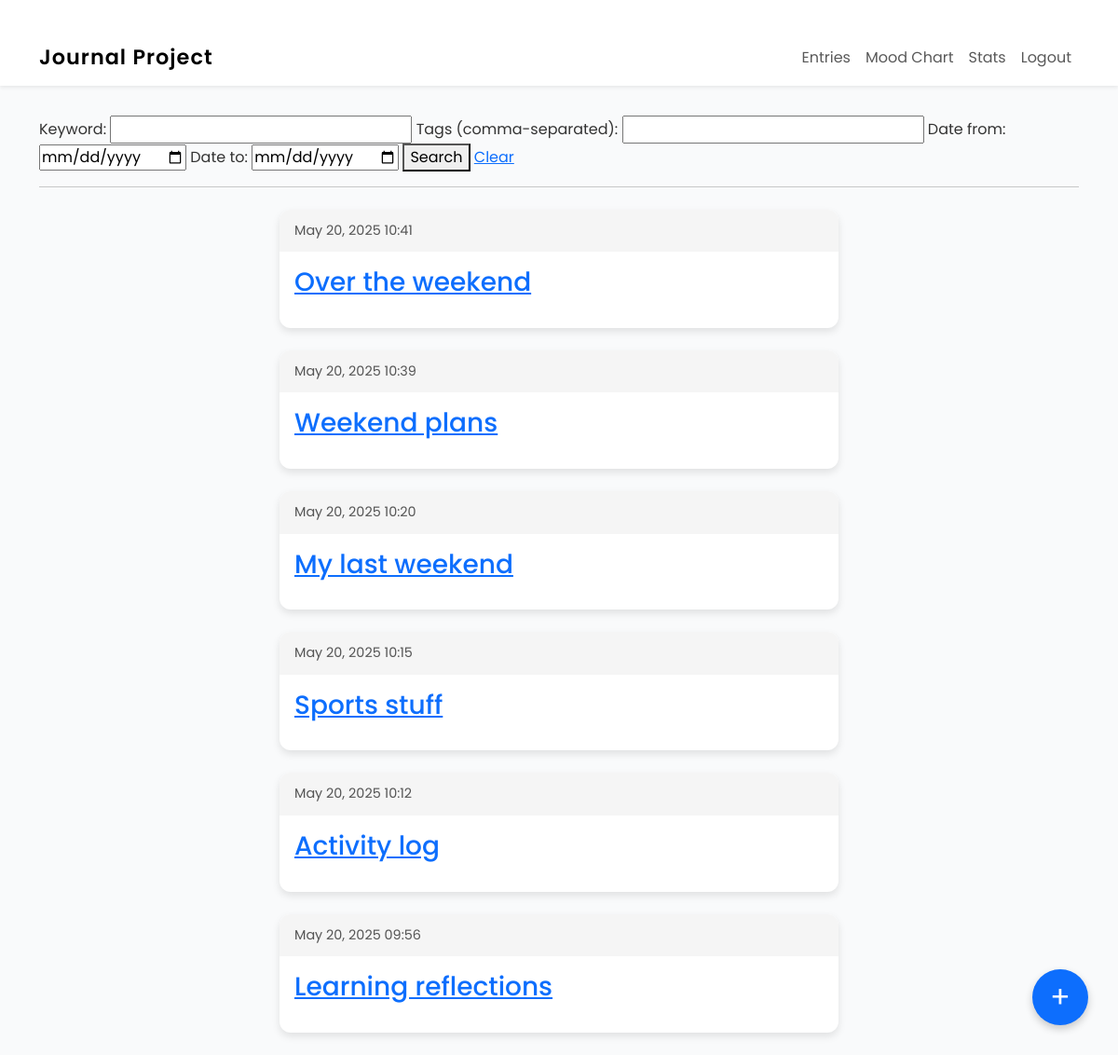
/accounts/ (signed in), run on the app's committed database.
### entries/models.py (models this page shows, shortened)
class Entry(models.Model): # ← uses django to allow the creation of entries in our journal
    title = models.CharField(max_length=200) # ← for entry titles, dates of creation, formatting
    content = RichTextField()
    date_created = models.DateTimeField(default=timezone.now)
    sentiment_score = models.FloatField(null=True, blank=True)
    user = models.ForeignKey(User, on_delete=models.CASCADE)
    tags = TaggableManager(blank=True)   # ← allows comma-separated tags
    image = models.ImageField( # ← allows for images to be uploaded
        upload_to='entry_images/',
        blank=True,
        null=True
    )  # ← optional image upload
    link = models.URLField( # ← stores URLs
        blank=True
    )  # ← optional single link
    class Meta:
        verbose_name_plural = "Entries"

### entries/views.py (the view)
# urls.py: path("", views.EntryListView.as_view(), name="entry-list"),
class EntryListView(ListView):
    model = Entry
    template_name = 'entries/entry_list.html'
    paginate_by = 10
    def get_queryset(self):
        qs = super().get_queryset().order_by('-date_created')
        form = SearchForm(self.request.GET)
        if form.is_valid():
            data = form.cleaned_data
            if data['query']:
                qs = qs.filter(
                    Q(title__icontains=data['query']) |
                    Q(content__icontains=data['query'])
                )
            if data['tags']:
                tag_list = [t.strip() for t in data['tags'].split(',') if t.strip()]
                for tag in tag_list:
                    qs = qs.filter(tags__name__iexact=tag)
            if data['date_from']:
                qs = qs.filter(date_created__date__gte=data['date_from'])
            if data['date_to']:
                qs = qs.filter(date_created__date__lte=data['date_to'])
        return qs
    def get_context_data(self, **kwargs):
        ctx = super().get_context_data(**kwargs)
        ctx['search_form'] = SearchForm(self.request.GET)
        return ctx

### entries/forms.py
class SearchForm(forms.Form):
    query     = forms.CharField(required=False, label="Keyword")
    tags      = forms.CharField(required=False, label="Tags (comma-separated)")
    date_from = forms.DateField(required=False, widget=forms.DateInput(attrs={'type': 'date'}))
    date_to   = forms.DateField(required=False, widget=forms.DateInput(attrs={'type': 'date'}))

### entries/templates/entries/entry_list.html (shortened to what this page needs)
{% extends "entries/base.html" %}
{% block content %}
  <form method="get" class="search-form">
    {{ search_form.query.label_tag }} {{ search_form.query }}
    {{ search_form.tags.label_tag }}  {{ search_form.tags }}
    {{ search_form.date_from.label_tag }} {{ search_form.date_from }}
    {{ search_form.date_to.label_tag }}   {{ search_form.date_to }}
    <button type="submit">Search</button>
    <a href="{% url 'entry-list' %}">Clear</a>
  </form>
  <hr>
  {% for entry in entry_list %}
    <article class="journal-card">
      <header class="journal-card__header">
        <time>{{ entry.date_created|date:"F j, Y H:i" }}</time>
      </header>
      <div class="journal-card__body">
        <h3>
          <a href="{% url 'entry-detail' entry.id %}">{{ entry.title }}</a>
        </h3>
      </div>
    </article>
  {% empty %}
    <p>No entries found.</p>
  {% endfor %}
{% endblock content %}

### entries/static/css/diary.css (style rules this page uses)
.journal-card { background: #fff; border-radius: 12px; box-shadow: 0 4px 8px rgba(0,0,0,0.1); margin: 1.5rem auto; max-width: 600px; overflow: hidden; transition: transform 0.2s ease; }
.journal-card__header { padding: 0.75rem 1rem; background: #f5f5f5; font-size: 0.9rem; color: #555; }
.journal-card__body { padding: 1rem; line-height: 1.6; }

### entries/templates/entries/base.html (style rules this page uses)
body { font-family: 'Poppins', sans-serif; background-color: #f9fafb; color: #333; }

### data on the page
Entry: date_created "May 20, 2025 10:41", title "Over the weekend"
Entry: date_created "May 20, 2025 10:39", title "Weekend plans"
Entry: date_created "May 20, 2025 10:20", title "My last weekend"
Entry: date_created "May 20, 2025 10:15", title "Sports stuff"
Entry: date_created "May 20, 2025 10:12", title "Activity log"
Entry: date_created "May 20, 2025 09:56", title "Learning reflections"

### other printed values
{{ search_form.query.label_tag }} "Keyword:"
{{ search_form.tags.label_tag }} "Tags (comma-separated):"
{{ search_form.date_from.label_tag }} "Date from:"
{{ search_form.date_to.label_tag }} "Date to:"
